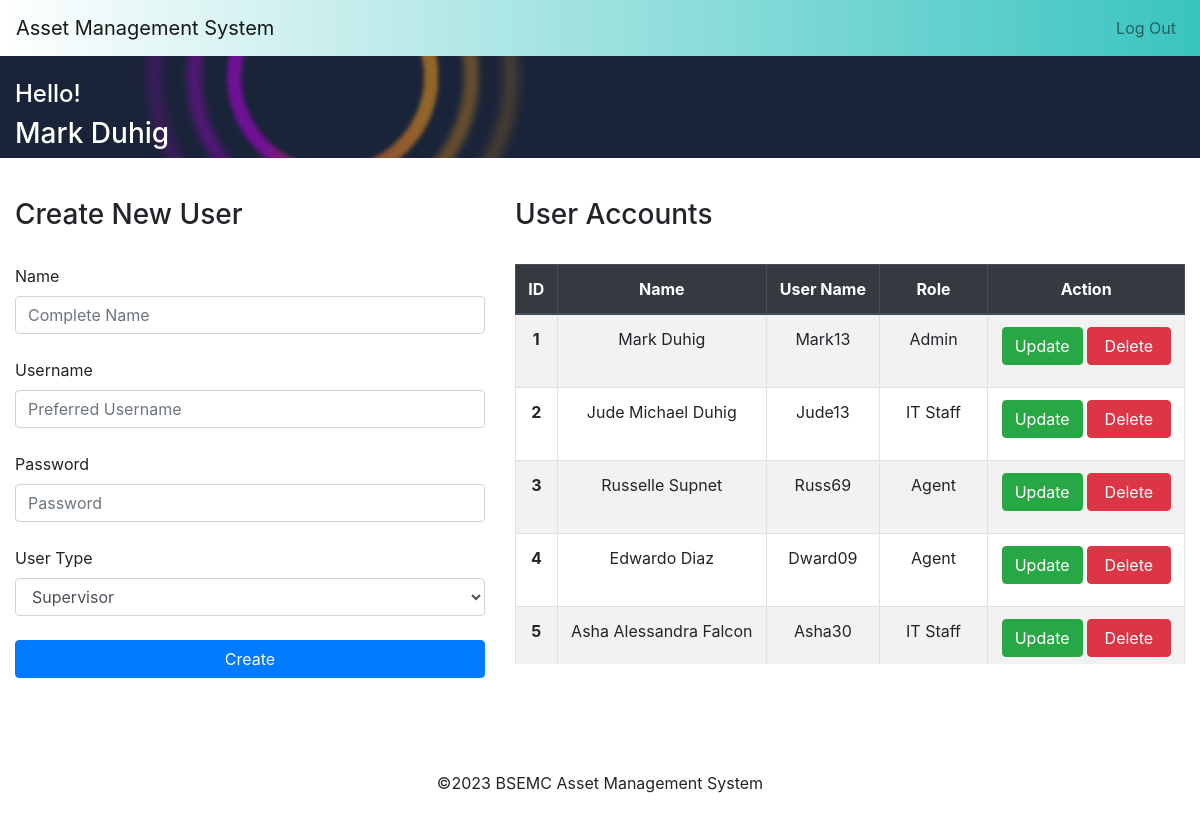
The page /home.php (signed in) on the database its author committed.
### tables this page shows
CREATE TABLE `users` (
  `id` int(11) NOT NULL,
  `role` enum('Admin','IT Staff','Agent','Supervisor') NOT NULL,
  `username` varchar(255) NOT NULL,
  `password` varchar(300) NOT NULL,
  `name` varchar(255) NOT NULL
);

### php/members.php (called while the page is built)
<?php
if (isset($_SESSION['username']) && isset($_SESSION['id'])) {
$sql = "SELECT * FROM users ORDER BY id ASC";
$res = mysqli_query($conn, $sql);
}
else{
	header("Location: index.php");
}

### home.php (the view, shortened to what this page needs)
<?php
include "db_conn.php";
if (isset($_SESSION['username']) && isset($_SESSION['id'])) { ?>
<!DOCTYPE html>
<html>
<head>
  	<link rel="stylesheet" href="https://cdn.jsdelivr.net/npm/bootstrap@4.6.2/dist/css/bootstrap.min.css">
</head>
<body>
<nav class="navbar navbar-expand-md navbar-light navcustom">
  	<a class="navbar-brand">Asset Management System</a>
  	<div class="collapse navbar-collapse" id="collapsibleNavbar">
    		<ul class="navbar-nav ml-auto">
      		<li class="nav-item">
        			<a class="nav-link" href="logout.php">Log Out</a>
      		</li>
    		</ul>
  	</div>
</nav>
<div class="container-fluid bg-image" style="background-image: url('img/bg2.png'); width: 100%;">
	<div class="row">
		<div class="col-sm-12">
      		<?php if ($_SESSION['role'] == 'Admin') {?>
			<br><h4 style="color: white;">Hello!</h4><h3 style="color: white;"><?=$_SESSION['name']?></h3>
		</div>
	</div>
</div>
<div class="container-fluid" style="margin-top:40px;">
	<form action="php/createU.php" method="post">
		<div class="row">
			<div class="col-sm-5">
				<h3>Create New User</h3><br>
				<label> Name </label>
				<input type="text" class="form-control" id="name" name="name" placeholder="Complete Name" autocomplete="off"><br>
				<label> Username </label>
				<input type="text" class="form-control" id="username" name="username" placeholder="Preferred Username" autocomplete="off"><br>
				<label> Password </label>
				<input type="password" class="form-control" id="password" name="password" placeholder="Password" autocomplete="off"><br>
				<label> User Type </label>
				<select class="form-control" name="role">
					<option>Supervisor</option>
				</select><br>
				<button type="submit" class="btn btn-primary" name="create" style="width:100%; margin-bottom: 30px;">Create</button>
	</form>
</div>
<div class="col-sm-7">
	<?php include 'php/members.php';
      if (mysqli_num_rows($res) > 0) {?>
		<h3>User Accounts</h3><br>
		<div class="table-responsive table-wrapper">
			<table class="table text-center table table-striped table-bordered">
				<thead class="thead-dark">
					<tr>
						<th scope="col">ID</th>
						<th scope="col">Name</th>
						<th scope="col">User Name</th>
						<th scope="col">Role</th>
						<th scope="col">Action</th>
					</tr>
				</thead>
				<tbody>
				<?php
				$i =1;
				  	while ($rows = mysqli_fetch_assoc($res)) {?>
				   	<tr>
				      	<th scope="row"><?=$i?></th>
				      	<td><?=$rows['name']?></td>
				      	<td><?=$rows['username']?></td>
				      	<td><?=$rows['role']?></td>
				      	<td><a href="updateusers.php?id=<?=$rows['id']?>" class="btn btn-success" style="margin-bottom: 10px;">Update</a>
				      		<a href="php/deleteU.php?id=<?=$rows['id']?>" class="btn btn-danger" style="margin-bottom: 10px;">&nbsp;Delete&nbsp;</a>
			      		</td>
				   	</tr>
				<?php $i++; }?>
				</tbody>
			</table>
		</div>
		<?php }?>
	</div>
      		<?php } else if ($_SESSION['role'] == 'Supervisor'){ ?>
			<br><h4 style="color: white;">Hello!</h4><h3 style="color: white;"><?=$_SESSION['name']?></h3>
		</div>
	</div>
</div>
<div class="container-fluid" style="margin-top:40px;">
	<form action="php/createA.php" method="post">
		<div class="row">
			<div class="col-sm-5">
				<h3>Create New Asset</h3><br>
				<?php if (isset($_GET['createdAsset'])) { ?>
				<div class="alert alert-success" role="alert">
				<?= htmlspecialchars($_GET['createdAsset']); ?>
				</div>
				<?php } ?>
				<?php if (isset($_GET['error'])) { ?>
				<div class="alert alert-danger" role="alert">
				<?php echo $_GET['error']; ?>
				</div>
				<?php } ?>
				<label> Asset Type </label>
				<input type="text" class="form-control" id="device" name="device" placeholder="Type of Asset e.g (Laptop, Computer, Mouse, etc.)" autocomplete="off"><br>
				<label for="brand"> Asset Brand Name </label>
				<input type="text" class="form-control" id="brand" name="brand" placeholder="Name of the Asset Brand" autocomplete="off" oninput="this.value = this.value.toUpperCase();"><br>
				<label> Asset Specifications </label>
				<input type="text" class="form-control" id="specs" name="specs" placeholder="Asset Specifications" autocomplete="off"><br>
				<label> Asset Serial Number </label>
				<input type="text" class="form-control" id="serialno" name="serialno" placeholder="Input exact Serial Number" autocomplete="off" maxlength="7"><br>
				<button type="submit" class="btn btn-primary" name="create" style="width:100%; margin-bottom: 30px;">Create</button>
	</form>
</div>
<div class="col-sm-7">
	<?php include 'php/asset.php';
      if (mysqli_num_rows($res) > 0) {?>
	<h3>List of Assets</h3><br>
	<?php if (isset($_GET['Assetupdated'])) { ?>
	<div class="alert alert-success" role="alert">
		<?= htmlspecialchars($_GET['Assetupdated']); ?>
	</div>
	<?php } ?>
	<div class="table-responsive table-wrapper2">
		<table class="table text-center table table-striped table-bordered">
			<thead class="thead-dark">
				<tr>
					<th scope="col">ID</th>
					<th scope="col">Asset Type</th>
					<th scope="col">Brand Name</th>
					<th scope="col">Specifications</th>
					<th scope="col">Serial Number</th>
					<th scope="col">Action</th>
				</tr>
			</thead>
			<tbody>
	<?php
			$i =1;
				while ($rows = mysqli_fetch_assoc($res)) {?>
				<tr>
				    <th scope="row"><?=$i?></th>
				    <td><?=$rows['device']?></td>
				    <td><?=$rows['brand']?></td>
				    <td><?=$rows['specs']?></td>
				    <td><?=$rows['serialno']?></td>
				    <td><a href="updateAss.php?id=<?=$rows['id']?>" class="btn btn-success" style="margin-bottom: 10px;">Update</a>
				     		<a href="php/deleteAss.php?id=<?=$rows['id']?>" class="btn btn-danger" style="margin-bottom: 10px;"> Delete&nbsp;</a>
			     	</td>
				</tr>
	<?php $i++; }?>
			</tbody>
		</table>
	</div>
	<?php }?>
</div>
</div>
<div>
</div>
<div class="container-fluid">
	<div class="row">
		<div class="col-sm-12">
      		<?php } else if ($_SESSION['role'] == 'IT Staff'){ ?>
			<br><h4 style="color: white;">Hello!</h4><h3 style="color: white;"><?=$_SESSION['name']?></h3>
		</div>
	</div>
</div>
<div class="container-fluid">
	<?php include 'php/reqdev.php';
      if (mysqli_num_rows($res) > 0) {?>
	<br><br><h3>IT Staff Management</h3><br>
	<?php if (isset($_GET['updated'])) { ?>
	<div class="alert alert-success" role="alert">
		<?= htmlspecialchars($_GET['updated']); ?>
	</div>
	<?php } ?>
	<div class="table-responsive table-wrapper2">
		<table class="table text-center table table-striped table-bordered">
			<thead class="thead-dark">
				<tr>
					<th scope="col">ID</th>
					<th scope="col">Agent Name</th>
					<th scope="col">Asset</th>
					<th scope="col">Asset Brand</th>
					<th scope="col">Specifications</th>
					<th scope="col">Serial Number</th>
					<th scope="col">Date Requested</th>
					<th scope="col">Date Released</th>
					<th scope="col">Status</th>
					<th scope="col">Action</th>
				</tr>
			</thead>
			<tbody>
	<?php
			$i =1;
				while ($rows = mysqli_fetch_assoc($res)) {?>
				<tr>
				      <th scope="row"><?=$i?></th>
				      <td><?=$rows['agent']?></td>
				      <td><?=$rows['device']?></td>
				      <td><?=$rows['brand']?></td>
				      <td><?=$rows['specs']?></td>
				      <td><?=$rows['serialno']?></td>
				      <td><?=$rows['currentdate']?></td>
				      <td><?=$rows['daterel']?></td>
				      <td><?=$rows['status']?></td>
				      <td><a href="updatereqdev.php?id=<?=$rows['id']?>" class="btn btn-success" style="margin-bottom: 10px;">Update</a>
				      	<a href="php/deleteReq.php?id=<?=$rows['id']?>" class="btn btn-danger" style="margin-bottom: 10px;"> Delete&nbsp;</a>
			      	</td>
				</tr>
	<?php $i++; }?>
			</tbody>
		</table>
	</div>
	<?php }?>
</div>
</div>
	</div>
</div>
<div class="container-fluid">
	<div class="row">
		<div class="col-sm-12">
    <?php } ?>
<footer class="page-footer font-small blue">
  	<div class="text-center d-flex justify-content-center align-items-center" style="height: 90px; margin-top: 30px;">
    	<span>©2023 BSEMC Asset Management System</span>
  	</div>
</footer>
</body>
</html>
<?php }else{
	header("Location: index.php");
} ?>

### home.php (style rules this page uses)
.navcustom { background-image: linear-gradient(to right, rgba(255,0,0,0), rgba(57, 196, 192)); }
.table-wrapper { width: 100%; height: 400px; overflow: auto; }

### rows shown on the page
users: name "Mark Duhig", username "Mark13", role "Admin"
users: name "Jude Michael Duhig", username "Jude13", role "IT Staff"
users: name "Russelle Supnet", username "Russ69", role "Agent"
users: name "Edwardo Diaz", username "Dward09", role "Agent"
users: name "Asha Alessandra Falcon", username "Asha30", role "IT Staff"

### other values the page prints
$_SESSION['name'] "Mark Duhig"
